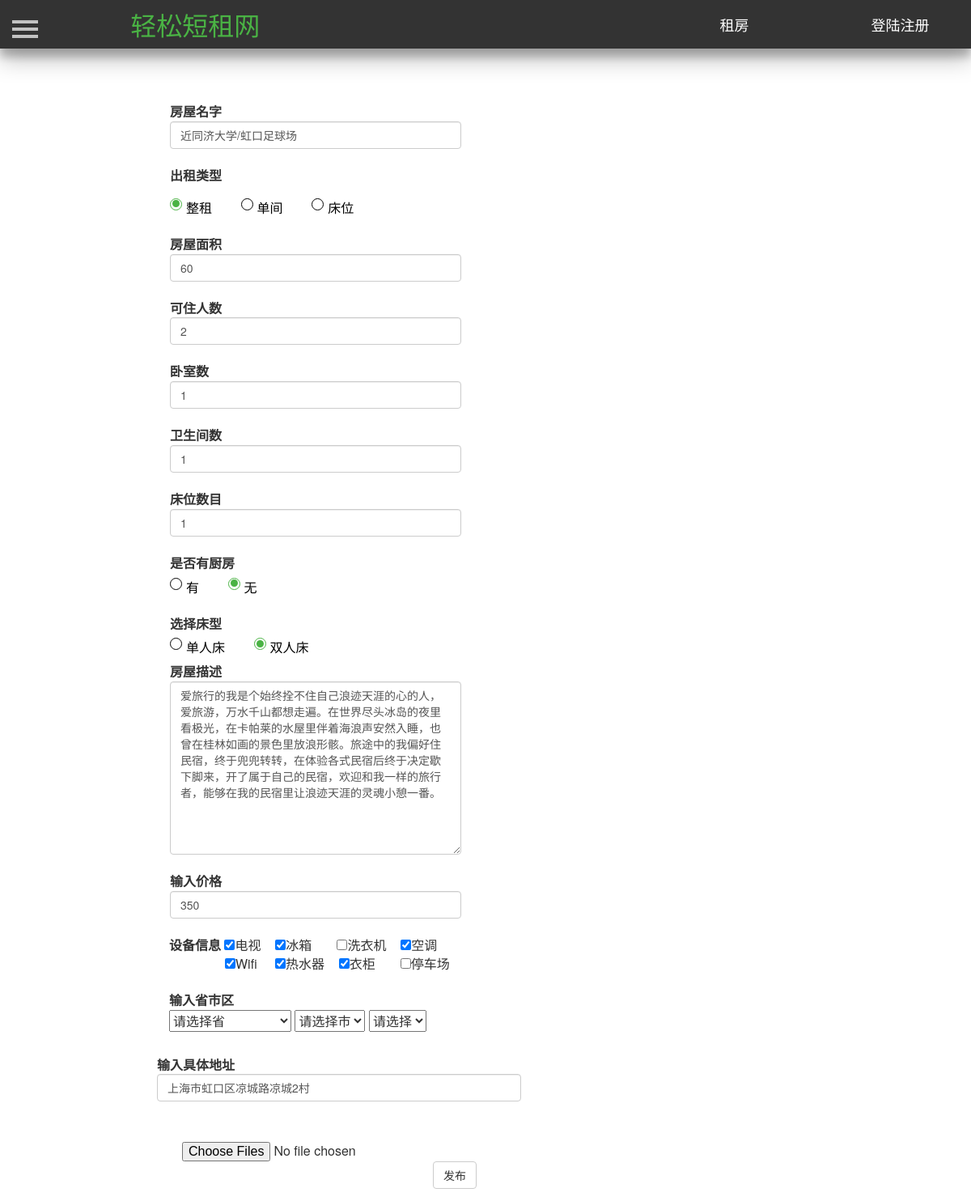
The app's page /modify_house/6/ with its own data.
### Renting/models.py (models this page shows, shortened)
class House(db.Model):
    id = db.Column(db.Integer, primary_key=True, autoincrement=True)  # ID 房屋唯一的标识
    house_name = db.Column(db.String(25))  # 房屋名  唯一   最大25个字符
    house_type = db.Column(db.Integer)  # 房屋类型，0表示整租，1表示单间 ，2表示床位
    area = db.Column(db.Integer)  # 房屋面积
    people = db.Column(db.Integer)  # 可住人数
    bedroom = db.Column(db.Integer)  # 卧房数
    toilet = db.Column(db.Integer)  # 卫生间数
    kitchen = db.Column(db.Integer)  # 是否有厨房
    bed = db.Column(db.Integer)  # 床位数
    bed_type = db.Column(db.Integer)  # 床型 0表示单人床  1表示双人床
    price = db.Column(db.Integer)  # 租一天的价格
    description = db.Column(db.String(200))  # 房屋描述
    facility = db.Column(db.String(10))  # 房屋设施，0表示无，1表示有
    province = db.Column(db.String(10))  # 省
    city = db.Column(db.String(10))  # 市
    district = db.Column(db.String(10))  # 地区
    address = db.Column(db.String(100))  # 具体地址
    username = db.Column(db.String(10), db.ForeignKey('user.username'))  # 房屋主人的名字，外键
    status = db.Column(db.Integer)  # 房屋状态，0表示未审核，1表示通过,2表示未通过
    url_one = db.Column(db.String(100))  # 房屋图片
    url_two = db.Column(db.String(100))  # 房屋图片
    url_three = db.Column(db.String(100))  # 房屋图片
    url_four = db.Column(db.String(100))  # 房屋图片
    url_five = db.Column(db.String(100))  # 房屋图片

### Renting/views.py (the view)
@app.route('/modify_house/<int:house_id>/')
def modify_house(house_id):
    house = House.query.filter_by(id=house_id).first()
    return render_template("modify_house.html", house=house)

### Renting/templates/modify_house.html (shortened to what this page needs)
<!DOCTYPE html>
<html lang="en">
    <head>
        <link href="https://cdn.bootcss.com/bootstrap/3.3.7/css/bootstrap.min.css" rel="stylesheet">
        <link href="/static/css/navigation.css" rel="stylesheet">
        <link href="/static/css/profile.css" rel="stylesheet">
         <link href="/static/css/sidebar.css" rel="stylesheet">
        <link type="text/css" href="/static/css/dialog.css"  rel="stylesheet"/>
    </head>
    <body>
		<header class="header-navigation" id="header">
		<nav>
			<div class="row">
				<div class="col-md-3">
					<a href="/index/"><font color="#4ab344" style="color: rgb(74, 179, 68);" size="6">轻松短租网</font></a>
				</div>
				<div class="col-md-2 title">
					<a href="/mainpage/" target="_blank"><font color="#FFFFFF" style="color: rgb(255, 255, 255);" size="4">租房</font></a>
				</div>
				<div class="col-md-2 title">
					{% if current_user.is_authenticated %}
					<a href="/profile/{{current_user.id}}">
						<font color="#FFFFFF" style="color: rgb(255, 255, 255);" size="4">
							{{current_user.username}}
						</font>
					</a>
					{% else %}
					<a href="/reglogin/">
						<font color="#FFFFFF" style="color: rgb(255, 255, 255);" size="4">
							登陆注册
						</font>
					</a>
					{% endif %}
				</div>
			</div>
		</nav>
		</header>
       <div id="wrapper">
            <div id="page-content-wrapper" style="margin-bottom=50px">
                <button type="button" class="hamburger is-closed animated fadeInLeft" data-toggle="offcanvas">
                    <span class="hamb-top"></span>
                    <span class="hamb-middle"></span>
                    <span class="hamb-bottom"></span>
                </button>
                <div class="container">
                    <div class="row">
                        <div class="col-md-2">
                        </div>
                        <div class="col-md-8">
                            <form class="form-horizontal" role="form" style="margin-top:50px" id="release_form" name="release_form" method="post" enctype="multipart/form-data">
                                <div class="form-group">
                                    <label for="house_name" class="control-label">房屋名字</label>
                                    <input type="text" class="form-control" name="house_name" id="house_name" value="{{house.house_name}}" style="width: 360px;">
                                </div>
                                <div class="form-group">
                                    <label class="control-label" style="height: 40px;">出租类型</label><br/>
                                    <div class="choice">
                                        {% if house.house_type==0 %}
                                        <label class="radio">整租&nbsp;&nbsp;&nbsp;&nbsp;&nbsp;<input type="radio" name="rent_type" value="1" checked><i></i></label>&nbsp;&nbsp;
                                        <label class="radio">单间&nbsp;&nbsp;&nbsp;&nbsp;&nbsp;<input type="radio" name="rent_type" value="2"><i></i></label>&nbsp;&nbsp;
                                        <label class="radio">床位&nbsp;&nbsp;&nbsp;&nbsp;&nbsp;<input type="radio" name="rent_type" value="3"><i></i></label>
                                        {% endif %}
                                    </div>
                                </div>
                                <div class="form-group">
                                    <label for="area" class="control-label">房屋面积</label>
                                    <input type="text" class="form-control" id="area" name="area" value="{{house.area}}" style="width: 360px;">
                                </div>
                                <div class="form-group">
                                    <label for="people" class="control-label">可住人数</label>
                                    <input type="text" class="form-control" id="people" name="people" value="{{house.people}}" style="width: 360px;">
                                </div>
                                <div class="form-group">
                                    <label for="bedroom" class="control-label">卧室数</label>
                                    <input type="text" class="form-control" id="bedroom" name="bedroom" value="{{house.bed}}" style="width: 360px;">
                                </div>
                                <div class="form-group">
                                    <label for="toilet" class="control-label">卫生间数</label>
                                    <input type="text" class="form-control" id="toilet" name="toilet" value="{{house.toilet}}" style="width: 360px;">
                                </div>
                                <div class="form-group">
                                    <label for="bed" class="control-label">床位数目</label>
                                    <input type="text" class="form-control" id="bed" name="bed" value="{{house.bed}}" style="width: 360px;">
                                </div>
                                <div class="form-group">
                                    <label  class="control-label">是否有厨房</label>
                                    <div class="choice">
                                        {% if house.kitchen==1 %}
                                        <label class="radio">有&nbsp;&nbsp;&nbsp;&nbsp;&nbsp;<input type="radio" name="kitchen" value="1" checked><i></i></label>&nbsp;&nbsp;
                                        <label class="radio">无&nbsp;&nbsp;&nbsp;&nbsp;&nbsp;<input type="radio" name="kitchen" value="2"><i></i></label>
                                        {% else %}
                                        <label class="radio">有&nbsp;&nbsp;&nbsp;&nbsp;&nbsp;<input type="radio" name="kitchen" value="1"><i></i></label>&nbsp;&nbsp;
                                        <label class="radio">无&nbsp;&nbsp;&nbsp;&nbsp;&nbsp;<input type="radio" name="kitchen" value="2" checked><i></i></label>
                                        {% endif %}
                                    </div>
                                </div>
                                <div class="form-group">
                                    <label  class="control-label">选择床型</label>
                                    <div class="choice">
                                        {% if house.bed_type ==0 %}
                                        <label class="radio">单人床&nbsp;&nbsp;&nbsp;&nbsp;&nbsp;<input type="radio" name="bed_type" value="1" checked><i></i></label>&nbsp;&nbsp;
                                        <label class="radio">双人床&nbsp;&nbsp;&nbsp;&nbsp;&nbsp;<input type="radio" name="bed_type" value="2" ><i></i></label>
                                        {% else %}
                                        <label class="radio">单人床&nbsp;&nbsp;&nbsp;&nbsp;&nbsp;<input type="radio" name="bed_type" value="1"><i></i></label>&nbsp;&nbsp;
                                        <label class="radio">双人床&nbsp;&nbsp;&nbsp;&nbsp;&nbsp;<input type="radio" name="bed_type" value="2" checked><i></i></label>
                                        {% endif %}
                                    </div>
                                    <label for="description" class="control-label">房屋描述</label>
                                    <textarea name="description" class="form-control" id="description"  rows="10" cols="20" style="width: 360px;">{{house.description}}</textarea>
                                </div>
                                <div class="form-group">
                                    <label for="price" class="control-label">输入价格</label>
                                    <input type="text" class="form-control" id="price" name="price" value="{{house.price}}" style="width: 360px;">
                                </div>
                                <div class="row form-group">
                                    <div class="col-md-6">
                                        <label for="description" class="control-label" style="margin-left: -16px;">设备信息</label>
                                        {% if house.facility[0] =="1" %}
                                        <input type="checkbox" name="eqipment" value="tv" checked>电视&nbsp;&nbsp;&nbsp;
                                        {% else %}
                                        <input type="checkbox" name="eqipment" value="tv">电视&nbsp;&nbsp;&nbsp;
                                        {% endif %}
                                        {% if house.facility[1] =="1" %}
                                        <input type="checkbox" name="eqipment" value="icebox" checked>冰箱&nbsp;&nbsp;&nbsp;&nbsp;&nbsp;&nbsp;
                                        {% else %}
                                        <input type="checkbox" name="eqipment" value="icebox">冰箱&nbsp;&nbsp;&nbsp;&nbsp;&nbsp;&nbsp;
                                        {% endif %}
                                        {% if house.facility[2] =="1" %}
                                        <input type="checkbox" name="eqipment" value="washer" checked>洗衣机&nbsp;&nbsp;&nbsp;
                                        {% else %}
                                        <input type="checkbox" name="eqipment" value="washer">洗衣机&nbsp;&nbsp;&nbsp;
                                        {% endif %}
                                        {% if house.facility[3] =="1" %}
                                        <input type="checkbox" name="eqipment" value="conditioner" checked>空调<br/>
                                        {% else %}
                                        <input type="checkbox" name="eqipment" value="conditioner">空调<br/>
                                        {% endif %}
                                        {% if house.facility[4] =="1" %}
                                        <input type="checkbox" name="eqipment" value="wifi" style="margin-left: 53px;" checked>Wifi&nbsp;&nbsp;&nbsp;&nbsp;
                                        {% else %}
                                        <input type="checkbox" name="eqipment" value="wifi" style="margin-left: 53px;">Wifi&nbsp;&nbsp;&nbsp;&nbsp;
                                        {% endif %}
                                        {% if house.facility[5] =="1" %}
                                        <input type="checkbox" name="eqipment" value="heater" checked>热水器&nbsp;&nbsp;&nbsp;
                                        {% else %}
                                        <input type="checkbox" name="eqipment" value="heater">热水器&nbsp;&nbsp;&nbsp;
                                        {% endif %}
                                        {% if house.facility[6] =="1" %}
                                        <input type="checkbox" name="eqipment" value="wardrobe" checked>衣柜&nbsp;&nbsp;&nbsp;&nbsp;&nbsp;&nbsp;
                                        {% else %}
                                        <input type="checkbox" name="eqipment" value="wardrobe">衣柜&nbsp;&nbsp;&nbsp;&nbsp;&nbsp;&nbsp;
                                        {% endif %}
                                        {% if house.facility[7] =="1" %}
                                        <input type="checkbox" name="eqipment" value="parking" checked>停车场&nbsp;&nbsp;&nbsp;
                                        {% else %}
                                        <input type="checkbox" name="eqipment" value="parking">停车场&nbsp;&nbsp;&nbsp;
                                        {% endif %}
                                    </div>
                                </div>
                                <label for="address" class="control-label" style="margin-left: -16px;">输入省市区</label>
                                <div style="height: 30px;margin-bottom: 20px;margin-left: -16px;">
                                    <div id="city_5">
                                        <select class="prov" id="prov5" name="province" ></select>
                                        <select class="city" id="city5" name="city"></select>
                                        <select class="dist" id="area5" name="district"></select>
                                    </div>
                                </div>
                                <div class="form-group">
                                    <label for="address" class="control-label" style="margin-left: -16px;">输入具体地址</label>
                                    <input type="text" class="form-control" id="address" name="address" value="{{house.address}}" style="width: 450px;margin-left: -16px;">
                                </div>
                                <input id="file" name="file" type="file"  multiple style="margin-top:50px">
                                <div class="row">
                                    <div class="col-md-5">
                                    </div>
                                    <div class="col-md-2">
                                        <div class="form-group">
                                            <button type="submit" class="btn btn-default" id="release-button" onclick="form=document.getElementById('release_form');form.action='/modify_buttom/{{house.id}}/';">发布</button>
                                        </div>
                                    </div>
                                    <div class="col-md-5">
                                    </div>
                                </div>
                            </form>
                        </div>
                        <div class="col-md-2">
                        </div>
                    </div>
                </div>
            </div>
        </div>
    </body>
</html>

### records on screen
House: house_name "近同济大学/虹口足球场", area "60", people "2", bedroom "1", toilet "1", bed "1", description "爱旅行的我是个始终拴不住自己浪迹天涯的心的人， 爱旅游，万水千山都想走遍。在世界尽头冰岛的夜里看极光，在卡帕莱的水屋里伴着海浪声安然入睡，也曾在桂林如画的景色里放浪形骸。旅途中的我偏好住民宿，终于兜兜转转，在体验各式民宿后终于决定歇下脚来，开了属于自己的民宿，欢迎和我一样的旅行者，能够在我的民宿里让浪迹天涯的灵魂小憩一番。", price "350", address "上海市虹口区凉城路凉城2村"
